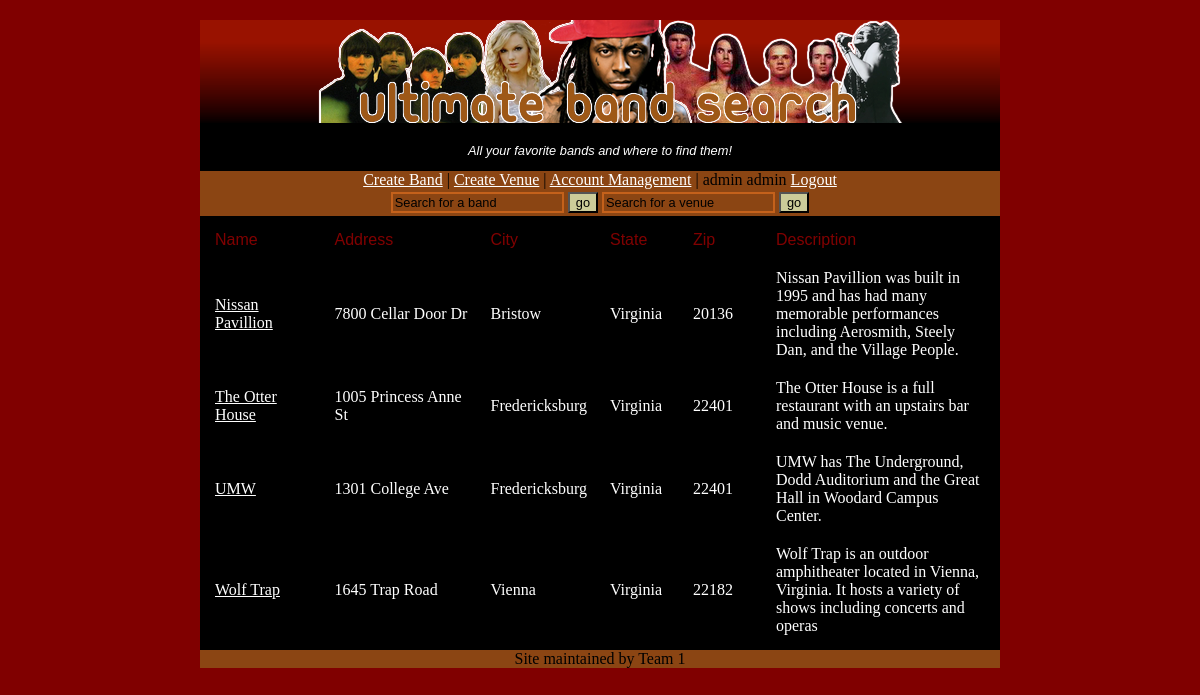
The page /searchVenue.php (signed in) on the database its author committed.
### tables this page shows
CREATE TABLE IF NOT EXISTS `venues` (`venueid` smallint(6) NOT NULL AUTO_INCREMENT, `name` varchar(50) NOT NULL, `picture` varchar(50) NOT NULL, `address` varchar(30) NOT NULL, `city` varchar(50) NOT NULL, `state` varchar(50) NOT NULL, `zip` INT NOT NULL, `description` BLOB NOT NULL, `userid` smallint(6) NOT NULL, PRIMARY KEY (`venueid`));

### searchVenue.php (the view, shortened to what this page needs)
<!DOCTYPE html PUBLIC "-//W3C//DTD XHTML 1.0 Transitional//EN"
  "http://www.w3.org/TR/xhtml1/DTD/xhtml1-transitional.dtd">
<html xmlns="http://www.w3.org/1999/xhtml" xml:lang="en" lang="en">
<head>
  <link rel="stylesheet" type="text/css" href="style.css" />
</head>
<body>
<div id="wrap">
    <?php
	if(isset($_SESSION['userid'])){
			include("headerUser.php");
		} else {
			include("headerGuest.html");
		}
	?>
	<div id="main">
		<?php
		include "dbconnect.php";
		$search = mysqli_real_escape_string($db, trim($_POST['searchV']));
		$query ="SELECT * FROM venues WHERE (city) = '$search' or (state) = '$search'  or (name) like '%$search%'  or (address) like '%$search%' ORDER BY name";
		$result=mysqli_query($db, $query)
			or die("Error Querying Database");
		?>
		<table width="800" cellpadding="5" cellspacing="10">
			<tr>
				<td width="15%"><tableheader>Name</tableheader></td>
				<td width="20%"><tableheader>Address</tableheader></td>
				<td width="15%"><tableheader>City</tableheader></td>
				<td width="10%"><tableheader>State</tableheader></td>
				<td width="10%"><tableheader>Zip</tableheader></td>
				<td width="30%"><tableheader>Description</tableheader></td>
			</tr>
			<?php
			while ($row = mysqli_fetch_array($result)) {
				$id=$row['venueid'];
				$name=$row['name'];
				$address=$row['address'];
				$city=$row['city'];
				$state=$row['state'];
				$zip = $row['zip'];
				$description = $row['description'];
				echo "<tr><td><a href=\"venue.php?id=$id\">$name</a></td><td>$address</td><td>$city</td><td>$state</td><td>$zip</td><td>$description</td></tr>\n";
			}
			?>
		</table>
	</div>
</div>
</body>
</html>

### style.css (style rules this page uses)
body { padding: 0; margin: 0; background: #800000; color: #000; }
#wrap { width: 800px; margin: 0 auto; background: #000000; }
#main { float: left; width: 800px; text-align: left; background-color: #000000; color: #ffffff; }
#footer { clear: both; background: #8b4513; margin-bottom: 10px; text-align: center; }
a:link { color: #ffffff; text-decoration: underline; }
tableHeader { color: #800000; background-color: transparent; font-family: "Gill Sans Ultra Bold", "Lucinda Grande", Sans-Serif; }

### rows shown on the page
venues: name "Nissan Pavillion", address "7800 Cellar Door Dr", city "Bristow", state "Virginia", zip "20136", description "Nissan Pavillion was built in 1995 and has had many memorable performances including Aerosmith, Steely Dan, and the Village People."
venues: name "The Otter House", address "1005 Princess Anne St", city "Fredericksburg", state "Virginia", zip "22401", description "The Otter House is a full restaurant with an upstairs bar and music venue."
venues: name "UMW", address "1301 College Ave", city "Fredericksburg", state "Virginia", zip "22401", description "UMW has The Underground, Dodd Auditorium and the Great Hall in Woodard Campus Center."
venues: name "Wolf Trap", address "1645 Trap Road", city "Vienna", state "Virginia", zip "22182", description "Wolf Trap is an outdoor amphitheater located in Vienna, Virginia. It hosts a variety of shows including concerts and operas"

### other values the page prints
$_SESSION['username'] "admin admin"
